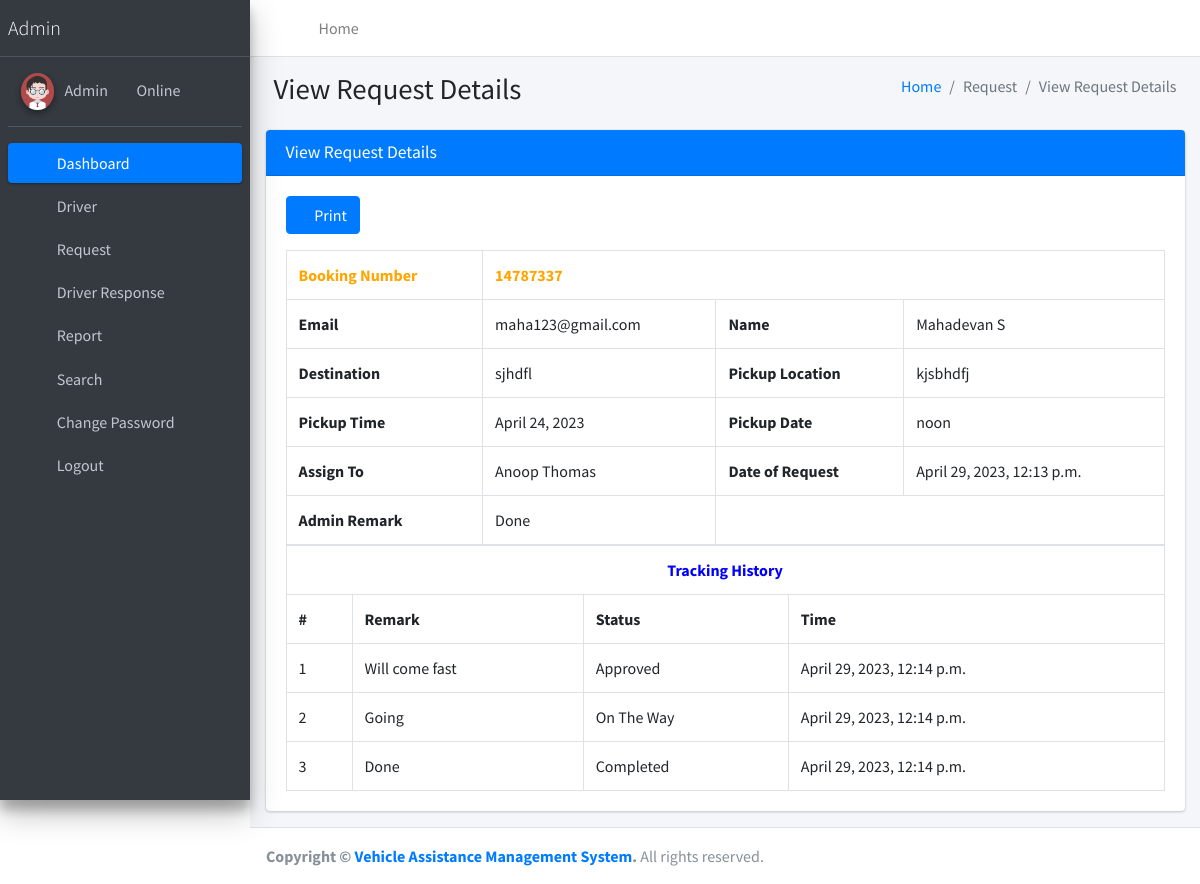
/viewRequestDetails/8, run on the app's committed database.
### vehicleassist/models.py (models this page shows, shortened)
class Book(models.Model):
    user = models.ForeignKey(User, on_delete=models.CASCADE, null=True)
    BookingNumber = models.CharField(max_length=150, null=True)
    PhoneNumber = models.CharField(max_length=15, null=True)
    PickupLoc = models.CharField(max_length=150, null=True)
    Destination = models.CharField(max_length=200, null=True)
    PickupDate = models.DateField(null=True)
    PickupTime = models.TimeField(null=True)
    DateofRequest = models.DateTimeField(auto_now_add=True)
    Remark = models.CharField(max_length=250, null=True)
    Status = models.CharField(max_length=150, null=True)
    AssignTo = models.ForeignKey(Driver, on_delete=models.CASCADE, null=True)
    UpdationDate = models.DateField(null=True)

class Driver(models.Model):
    user = models.ForeignKey(User, on_delete=models.CASCADE, null=True)
    DriverID = models.IntegerField(null=True)
    MobileNumber = models.CharField(max_length=15, null=True)
    Address = models.CharField(max_length=150, null=True)
    JoiningDate = models.DateTimeField(auto_now_add=True)
    def __str__(self):
        return self.user.first_name

class Tracking(models.Model):
    book = models.ForeignKey(Book, on_delete=models.CASCADE, null=True)
    Remark = models.CharField(max_length=250, null=True)
    Status = models.CharField(max_length=150, null=True)
    UpdationDate = models.DateTimeField(auto_now_add=True)

### vehicleassist/views.py (the view, shortened to what this page needs)
# urls.py: path('viewRequestDetails/<int:pid>', viewRequestDetails, name='viewRequestDetails'),
def viewRequestDetails(request, pid):
    book = Book.objects.get(id=pid)
    report1 = Tracking.objects.filter(book=book)
    bookid = book.id
    driver = Driver.objects.all()
    reportcount = Tracking.objects.filter(book=book).count()
    return render(request, 'admin/viewRequestDetails.html', locals())

### vehicleassist/templates/admin/viewRequestDetails.html (shortened to what this page needs)
{% extends 'adminNavbar.html' %}
{% block main %}
{% load static %}
<section class="content">
    <div class="content-header">
        <div class="container-fluid">
            <div class="row mb-2">
                <div class="col-sm-6">
                    <h1 class="m-0">View Request Details</h1>
                </div>
                <div class="col-sm-6">
                    <ol class="breadcrumb float-sm-right">
                        <li class="breadcrumb-item"><a href="{% url 'dashboard' %}">Home</a></li>
                        <li class="breadcrumb-item active">Request</li>
                        <li class="breadcrumb-item active">View Request Details</li>
                    </ol>
                </div>
            </div>
        </div>
    </div>
    <div class="container-fluid">
        <div class="row">
            <div class="col-md-12">
                <div class="card card-primary">
                    <div class="card-header">
                        <h3 class="card-title">View Request Details</h3>
                    </div>
                    <div class="card-body">
                        <div class="mb-3">
                            <a href="#" onclick="window.print();" class="btn btn-primary"><i class="fas fa-print"></i> Print</a>
                        </div>
                        <table id="datatable" class="table table-bordered dt-responsive nowrap"
                               style="border-collapse: collapse; border-spacing: 0; width: 100%;">
                            <tr>
                                <th style="color: orange;">Booking Number</th>
                                <td colspan="4" style="color: orange;font-weight: bold;">{{book.BookingNumber}}</td>
                            </tr>
                            <tr>
                                <th>Email</th>
                                <td>{{book.user.username}}</td>
                                <th>Name</th>
                                <td>{{book.user.first_name}} {{book.user.last_name}}</td>
                            </tr>
                            <tr>
                                <th>Destination</th>
                                <td>{{book.Destination}}</td>
                                <th>Pickup Location</th>
                                <td>{{book.PickupLoc}}</td>
                            </tr>
                            <tr>
                                <th>Pickup Time</th>
                                <td>{{book.PickupDate}}</td>
                                <th>Pickup Date</th>
                                <td>{{book.PickupTime}}</td>
                            </tr>
                            <tr>
                                <th>Assign To</th>
                                {% if not book.AssignTo %}
                                <td>Not Updated Yet</td>
                                {% else %}
                                <td>{{book.AssignTo}}</td>
                                {% endif %}
                                <th>Date of Request</th>
                                <td>{{book.DateofRequest}}</td>
                            </tr>
                            <tr>
                                {% if not book.Remark %}
                                <th>Admin Remark</th>
                                <td colspan="4">Not Updated Yet</td>
                                {% else %}
                                <th>Admin Remark</th>
                                <td>{{book.Remark}}</td>
                                {% endif %}
                            </tr>
                        </table>
                        {% if reportcount != 0 %}
                        <table id="datatable" class="table table-bordered dt-responsive nowrap"
                               style="border-collapse: collapse; border-spacing: 0; width: 100%;">
                            <tr align="center">
                                <th colspan="4" style="color: blue">Tracking History</th>
                            </tr>
                            <tr>
                                <th>#</th>
                                <th>Remark</th>
                                <th>Status</th>
                                <th>Time</th>
                            </tr>
                            {% for i in report1 %}
                            <tr>
                                <td>{{forloop.counter}}</td>
                                <td>{{i.Remark}}</td>
                                <td>{{i.Status}}</td>
                                <td>{{i.UpdationDate}}</td>
                            </tr>
                            {% endfor %}
                        </table>
                        {% endif %}
                    </div>
                </div>
            </div>
        </div>
    </div>
</section>
{% endblock %}

### vehicleassist/templates/adminNavbar.html (shortened to what this page needs)
{% load static %}
<!DOCTYPE html>
<html lang="en">
<head>
<link rel="stylesheet"
	href="{% static 'plugins/fontawesome-free/css/all.min.css' %}">
<link rel="stylesheet"
	href="https://code.ionicframework.com/ionicons/2.0.1/css/ionicons.min.css">
<link rel="stylesheet"
	href="{% static 'plugins/tempusdominus-bootstrap-4/css/tempusdominus-bootstrap-4.min.css' %}">
<link rel="stylesheet"
	href="{% static 'plugins/icheck-bootstrap/icheck-bootstrap.min.css' %}">
<link rel="stylesheet" href="{% static 'plugins/jqvmap/jqvmap.min.css' %}">
<link rel="stylesheet" href="{% static 'dist/css/adminlte.min.css' %}">
<link rel="stylesheet"
	href="{% static 'plugins/overlayScrollbars/css/OverlayScrollbars.min.css' %}">
<link rel="stylesheet"
	href="{% static 'plugins/daterangepicker/daterangepicker.css' %}">
<link rel="stylesheet"
	href="{% static 'plugins/summernote/summernote-bs4.min.css' %}">
</head>
<body class="hold-transition sidebar-mini layout-fixed">
	<div class="wrapper">
		<nav
			class="main-header navbar navbar-expand navbar-white navbar-light">
			<ul class="navbar-nav">
				<li class="nav-item"><a class="nav-link" data-widget="pushmenu"
					href="#" role="button"><i class="fas fa-bars"></i></a></li>
				<li class="nav-item d-none d-sm-inline-block"><a
					href="{% url 'dashboard' %}" class="nav-link">Home</a></li>
			</ul>
			<ul class="navbar-nav ml-auto">
				<li class="nav-item"><a class="nav-link"
					data-widget="fullscreen" href="#" role="button"> <i
						class="fas fa-expand-arrows-alt"></i>
				</a></li>
				<li class="nav-item"><a class="nav-link"
					data-widget="control-sidebar" data-controlsidebar-slide="true"
					href="#" role="button"> <i class="fas fa-th-large"></i>
				</a></li>
			</ul>
		</nav>
		<aside class="main-sidebar sidebar-dark-primary elevation-4">
			<a href="#" class="brand-link"> <img src=""
				<span class="brand-text font-weight-light">Admin</span>
			</a>
			<div class="sidebar">
				<div class="user-panel mt-3 pb-3 mb-3 d-flex">
					<div class="image">
						<img src="{% static 'dist/img/user2-160x160.jpg' %}"
							class="img-circle elevation-2" alt="User Image">
					</div>
					<div class="info">
						<a href="#">Admin &nbsp;&nbsp;</a> <a href="#"><i
							class="fa fa-circle text-success"></i> Online</a>
					</div>
				</div>
				<nav class="mt-2">
					<ul class="nav nav-pills nav-sidebar flex-column"
						data-widget="treeview" role="menu" data-accordion="false">
						<li class="nav-item"><a href="{% url 'dashboard' %}"
							class="nav-link active"> <i
								class="nav-icon fas fa-tachometer-alt"></i>
								<p>Dashboard</p>
						</a></li>
						<li class="nav-item"><a href="#" class="nav-link"> <i
								class="nav-icon fas fa-th"></i>
								<p>
									Driver <i class="fas fa-angle-left right"></i>
								</p>
						</a>
							</li>
						<li class="nav-item"><a href="#" class="nav-link"> <i
								class="nav-icon fas fa-copy"></i>
								<p>
									Request <i class="fas fa-angle-left right"></i>
								</p>
						</a>
							</li>
						<li class="nav-item"><a href="#" class="nav-link"> <i
								class="nav-icon fas fa-tree"></i>
								<p>
									Driver Response <i class="fas fa-angle-left right"></i>
								</p>
						</a>
						</li>
						<li class="nav-item"><a href="#" class="nav-link"> <i
								class="nav-icon fas fa-tree"></i>
								<p>
									Report <i class="fas fa-angle-left right"></i>
								</p>
						</a>
						</li>
						<li class="nav-item"><a href="{% url 'search' %}"
							class="nav-link"> <i class="nav-icon fas fa-search"></i>
								<p>Search</p>
						</a></li>
						<li class="nav-item"><a href="{% url 'changePassword' %}"
							class="nav-link"> <i class="nav-icon fas fa-cogs"></i>
								<p>Change Password</p>
						</a></li>
						<li class="nav-item"><a href="/logout" class="nav-link">
								<i class="nav-icon fas fa-power-off"></i>
								<p>Logout</p>
						</a></li>
					</ul>
				</nav>
			</div>
		</aside>
		<div class="content-wrapper">
			{% block main %}
			{% endblock %}
		</div>
		<footer class="main-footer">
			<strong>Copyright &copy; <a href="#">Vehicle Assistance Management System</a>.
			</strong> All rights reserved.
		</footer>
	</div>
</body>
</html>

### data on the page
Book: BookingNumber "14787337", user.username "maha123@gmail.com", user.first_name "Mahadevan", user.last_name "S", Destination "sjhdfl", PickupLoc "kjsbhdfj", PickupDate "April 24, 2023", PickupTime "noon", AssignTo "Anoop Thomas", DateofRequest "April 29, 2023, 12:13 p.m.", Remark "Done"
Tracking: Remark "Will come fast", Status "Approved", UpdationDate "April 29, 2023, 12:14 p.m."
Tracking: Remark "Going", Status "On The Way", UpdationDate "April 29, 2023, 12:14 p.m."
Tracking: Remark "Done", Status "Completed", UpdationDate "April 29, 2023, 12:14 p.m."
